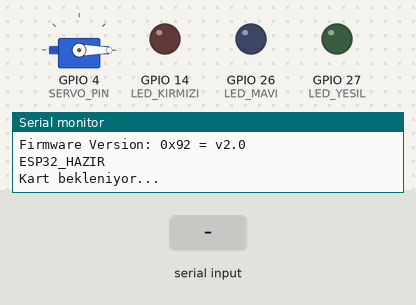
Bench run of a sketch on a simulated ESP32. On the bench: servo, output pins drawn as LEDs (lit = HIGH), the last lines printed to the serial monitor. Dashed ring = blinking. The test bench sets the inputs (shaded band).

Above: at 2.2 s.
2.3 s: "KAMERA_ACIK\n" received over Serial
At 2.48 s:
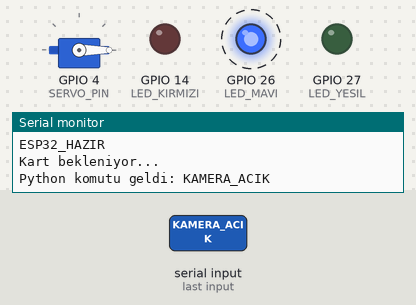
5.3 s: "ONAY_OK\n" received over Serial
At 5.9 s:
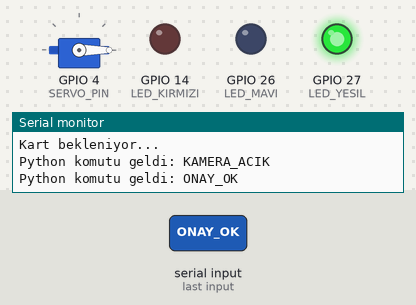
8.3 s: "ONAY_RED\n" received over Serial
At 8.8 s:
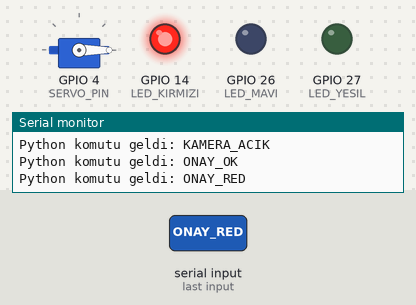
11.3 s: "KAPI_AC\n" received over Serial
At 12.5 s:
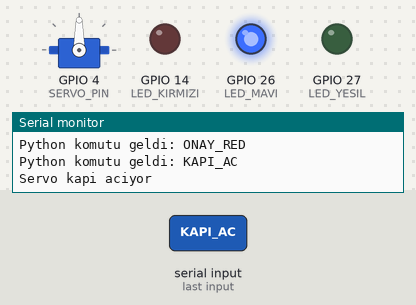
Timing chart, 0 to 14.3 s (numbered marks = the images above; inputs shaded):
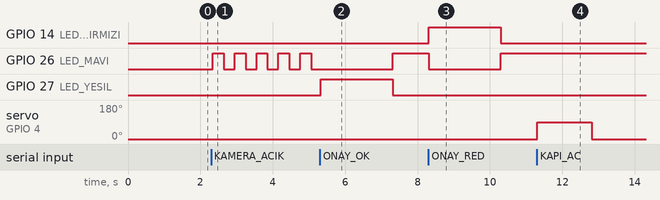

Measured:
- after the input at 2.3 s, GPIO 26 (LED_MAVI): alternates HIGH for 0.30 s and LOW for 0.30 s, starting at once
- after the input at 5.3 s, GPIO 27 (LED_YESIL): LOW → HIGH at once, → LOW 2.0 s later
- after the input at 8.3 s, GPIO 14 (LED_KIRMIZI): LOW → HIGH at once, → LOW 2.0 s later; GPIO 26 (LED_MAVI): HIGH → LOW at once, → HIGH 2.0 s later
- after the input at 11.3 s, servo on GPIO 4 (SERVO_PIN): 0° → 90° at once, → 0° 1.5 s later

The sketch:

esp32_kilit_sistemi.ino
```cpp
#include <SPI.h>
#include <MFRC522.h>
#include <ESP32Servo.h>

#define RFID_SDA 5
#define RFID_RST 22

#define LED_MAVI 26
#define LED_YESIL 27
#define LED_KIRMIZI 14

#define SERVO_PIN 4

MFRC522 rfid(RFID_SDA, RFID_RST);
Servo kapiServo;

bool kameraModu = false;
unsigned long sonMaviZaman = 0;
bool maviDurum = false;

unsigned long sonKartZamani = 0;
const unsigned long kartBeklemeSuresi = 3000;

void ledleriKapat() {
  digitalWrite(LED_MAVI, LOW);
  digitalWrite(LED_YESIL, LOW);
  digitalWrite(LED_KIRMIZI, LOW);
}

void servoKapiAc() {
  Serial.println("Servo kapi aciyor");
  kapiServo.write(90);
  delay(1500);
  kapiServo.write(0);
  Serial.println("Servo kapi kapandi");
}

void komutIsle(String komut) {
  komut.trim();

  Serial.print("Python komutu geldi: ");
  Serial.println(komut);

  if (komut == "BAGLANTI_OK") {
    kameraModu = false;
    ledleriKapat();
    digitalWrite(LED_MAVI, HIGH);
  }

  else if (komut == "KAMERA_ACIK") {
    kameraModu = true;
    digitalWrite(LED_YESIL, LOW);
    digitalWrite(LED_KIRMIZI, LOW);
  }

  else if (komut == "ONAY_OK") {
    kameraModu = false;
    digitalWrite(LED_MAVI, LOW);
    digitalWrite(LED_KIRMIZI, LOW);
    digitalWrite(LED_YESIL, HIGH);
    delay(2000);
    digitalWrite(LED_YESIL, LOW);
    digitalWrite(LED_MAVI, HIGH);
  }

  else if (komut == "ONAY_RED") {
    kameraModu = false;
    digitalWrite(LED_MAVI, LOW);
    digitalWrite(LED_YESIL, LOW);
    digitalWrite(LED_KIRMIZI, HIGH);
    delay(2000);
    digitalWrite(LED_KIRMIZI, LOW);
    digitalWrite(LED_MAVI, HIGH);
  }

  else if (komut == "KAPI_AC") {
    servoKapiAc();
  }
}

void setup() {
  Serial.begin(115200);
  delay(1000);

  Serial.println("ESP32 basladi");

  SPI.begin(18, 19, 23, RFID_SDA);
  rfid.PCD_Init();
  rfid.PCD_SetAntennaGain(MFRC522::RxGain_max);

  Serial.println("RFID baslatildi");
  rfid.PCD_DumpVersionToSerial();

  pinMode(LED_MAVI, OUTPUT);
  pinMode(LED_YESIL, OUTPUT);
  pinMode(LED_KIRMIZI, OUTPUT);

  ledleriKapat();

  kapiServo.attach(SERVO_PIN);
  kapiServo.write(0);

  Serial.println("ESP32_HAZIR");
  Serial.println("Kart bekleniyor...");
}

void loop() {
  if (kameraModu) {
    if (millis() - sonMaviZaman > 300) {
      sonMaviZaman = millis();
      maviDurum = !maviDurum;
      digitalWrite(LED_MAVI, maviDurum);
    }
  }

  if (Serial.available()) {
    String komut = Serial.readStringUntil('\n');
    komutIsle(komut);
  }

  if (!rfid.PICC_IsNewCardPresent()) {
    return;
  }

  Serial.println("Kart algilandi.");

  if (!rfid.PICC_ReadCardSerial()) {
    Serial.println("Kart okunamadi.");
    return;
  }

  unsigned long simdi = millis();

  if (simdi - sonKartZamani > kartBeklemeSuresi) {
    sonKartZamani = simdi;

    Serial.println("KART_OKUNDU");

    Serial.print("Kart UID: ");
    for (byte i = 0; i < rfid.uid.size; i++) {
      Serial.print(rfid.uid.uidByte[i], HEX);
      Serial.print(" ");
    }
    Serial.println();
  }

  rfid.PICC_HaltA();
  rfid.PCD_StopCrypto1();
}
```
